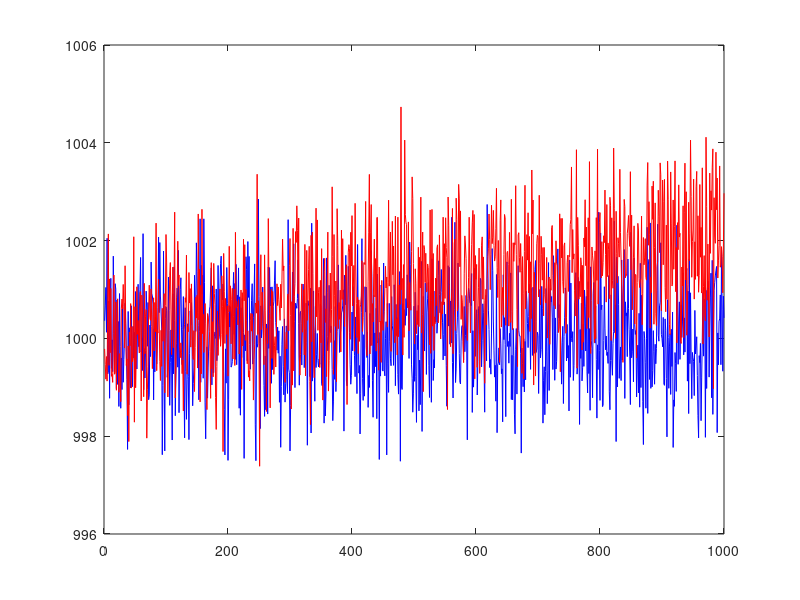

The MATLAB script that drew this image: (Note: this script raises an error after producing the figure.)
%% |mann_kendall| documentation
% |mann_kendall| performs a standard simple Mann-Kendall test to determine the 
% presence of a significant trend. (Requires the Statistics Toolbox)
% 
% <CDT_Contents.html Back to Climate Data Tools Contents>. 
%% Syntax
% 
%  h = mann_kendall(y)
%  h = mann_kendall(y,alpha)
%  h = mann_kendall(...,'dim',dim)
%  [h,p] = mann_kendall(...)
% 
%% Description
% 
% |h = mann_kendall(y)| performs a standard simple Mann-Kendall test on the
% time series |y| to determine the presence of a significant trend. If |h| is
% |true|, the trend is present; if |h| is |false|, you can reject the
% hypothesis of a trend. This function assumes |y| is equally sampled in time. 
% 
% |h = mann_kendall(y,alpha)| specifies the alpha significance level in the
% range 0 to 1. Default |alpha is 0.05|, which corresponds to the 5% significance 
% level.
% 
% |h = mann_kendall(...,'dim',dim)| specifies the dimension along which the
% trend is calculated. By default, if |y| is a 1D array, the trend is calculated
% along the first nonsingleton dimension of |y|; if |y| is a 2D matrix, the trend
% is calcaulated down the rows (dimension 1) of |y|; if |y| is a 3D matrix, the 
% trend is calculated down dimension 3. 
% 
% |[h,p] = mann_kendall(...)| also returns the p-value of the trend. 
% 
%% Example 1: 1D array
% Consider these two arrays, one with a trend and one without: 

x = (1:1000)'; 
y0 = randn(size(x)) + 1000;         % random data without trend
y1 = randn(size(x)) + 1000 + x/500; % random data with trend of 1/500

plot(x,y0,'b'); 
hold on
plot(x,y1,'r'); 

%%
% To help show the trends, use <polyplot_documentation.html |polyplot|>, which
% will plot the first-degree polynomial trend lines for |y0| and |y1|. 

polyplot(x,y0,1,'b','linewidth',2)
polyplot(x,y1,1,'r','linewidth',2)

%% 
% And just to verify the magnitudes of the trends in |y0| and |y1|, use the
% <trend_documentation.html |trend|> function: 

trend(y0)

%% 
% ...as expected, the trend in |y0| is about zero. Now check |y1|: 

trend(y1)

%% 
% ...and as expected, the trend in |y1| is 1/500 as we intentionally
% imposed. Both of these trend magnitudes may seem like small numbers that
% are close to zero, while not being exactly zero. So are either of these
% trends significant? Use |mann_kendall| to find out, starting with |y0|: 

mann_kendall(y0)

%% 
% The |false| (logical zero) confirms it: The |y0| time series contains
% nothing but noise. Now check |y1|, in which, recall, we imposed a trend
% of 1/500: 

mann_kendall(y1)

%% 
% The logical 1 or |true| answer confirms that although |y1| contains noise
% and its trend is small in terms of magnitude, the trend is nonetheless present 
% at the default alpha = 5% significance level. Is 5% significance not
% strict enough for you? Tighten it up to 0.1% like this: 

mann_kendall(y1,0.001)

%% 
% And that confirms that the trend in |y1| is present at 0.1% significance.

%% Example 2: Multiple time series 
% If you have multiple time series in a 2D matrix, the |mann_kendall| function 
% can operate on them all at once. For example, we'll make a dataset |D| 
% using the two 1D array time series from Example 1: 

D = [y0 y1]; 

%% 
% By default, if the input to |mann_kendall| is a 2D matrix, the function
% will operate down the rows, so testing for significance of trends in |y0|
% and |y1| is this easy: 

mann_kendall(D)

%% 
% The |0| and |1| answer means there no significant trend in the first
% column of |D|, but there is a significant trend in the second column of
% |D|. 
% 
% If each time series is in its own row rather than in its own column,
% specify the dimension of operation like this: 

Dt = D'; % transpose D to make time go across columns of Dt.

mann_kendall(Dt,'dim',2)

%%
% It's also possible to specify the significance level alpha. Let's
% _really_ relax our standards, and set it to 99.999%: 

mann_kendall(Dt,0.99999,'dim',2)

%%
% Wow, if we relax our standards enough, even the |y0| noise contains what
% appears to be a significant trend! 

%% Example 3: 3D data 
% Have sea surface temperatures significantly changed in the past few decades? 
% To answer that question, load the 60x55x802 pacific_sst dataset, which
% contains a grid of 802 monthly sea surface temperatures from 1950 to
% 2016: 

load pacific_sst 

%% 
% With a sampling rate of 12 times per year (monthly data), use the
% <trend_documentation.html |trend|> function to calculate the SST trend in
% degrees per year, and use <imagescn_documentation.html |imagescn|> to
% make a map. Set the colormap with <cmocean_documentation.html |cmocean|>:

% Calculate the SST trend: 
tr = trend(sst,12); 

% Plot the trend: 
figure
imagescn(lon,lat,tr)
cb = colorbar; 
ylabel(cb,'sst trend (\circC/yr)') 
cmocean('balance','pivot') 

%% 
% The map above shows that in most places, the ocean seems to be warming.
% But is the trend significant? Use the |mann_kendall| function to find
% out, and plot the significant regions using the
% <stipple_documentation.html |stipple|> function: 

significant = mann_kendall(sst); % (may take a second)

hold on
stipple(lon,lat,significant)

%% 
% The map above shows that the SST trend is significant most places, at the
% alpha = 5% level. Feel free to try it with stricter standards. 
% 
% Curious about what effects the seasons might have on the calculation? Try
% using <deseason_documentation.html |deseason|> to remove seasonal cycles
% from the sst dataset and re-calculate the trends and significance. 

%% References 
% 
% Mann, H. B. (1945), Nonparametric tests against trend, Econometrica, 13, 
% 245-259.
% 
% Kendall, M. G. (1975), Rank Correlation Methods, Griffin, London.
% 
%% Author Info
% This function is part of the <http://www.github.com/chadagreene/CDT Climate Data Toolbox for Matlab>.
% The function and supporting documentation were written by Chad A. Greene,
% adapted from the <https://www.mathworks.com/matlabcentral/fileexchange/25531 |Mann_Kendall|> function by Simone 
% Fatichi.
